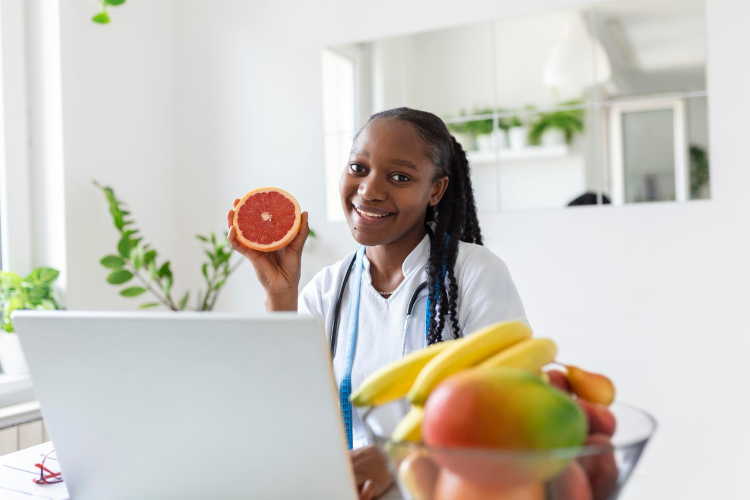
#> input picture src/staticfiles/img/damefruits.jpg, 1500 x 1000 px (shown at 1/2 size); its folder holds 4 pictures in this run
$ python compresser.py
#> lines starting #> are read from the running program, lines starting #| are printed output that depends on the picture
from pathlib import Path
from PIL import Image

dossier = Path("websites/static/img")
for f in dossier.iterdir():
    if f.suffix.lower() not in (".jpg", ".jpeg", ".png"):
        continue
    avant = f.stat().st_size // 1024
    img = Image.open(f)
#> img is the input picture: PIL image 1500x1000 RGB; mean R, G, B 203.2, 199.1, 190.9
    taille_max = 256 if f.name == "logo.png" else 1200
    img.thumbnail((taille_max, taille_max))
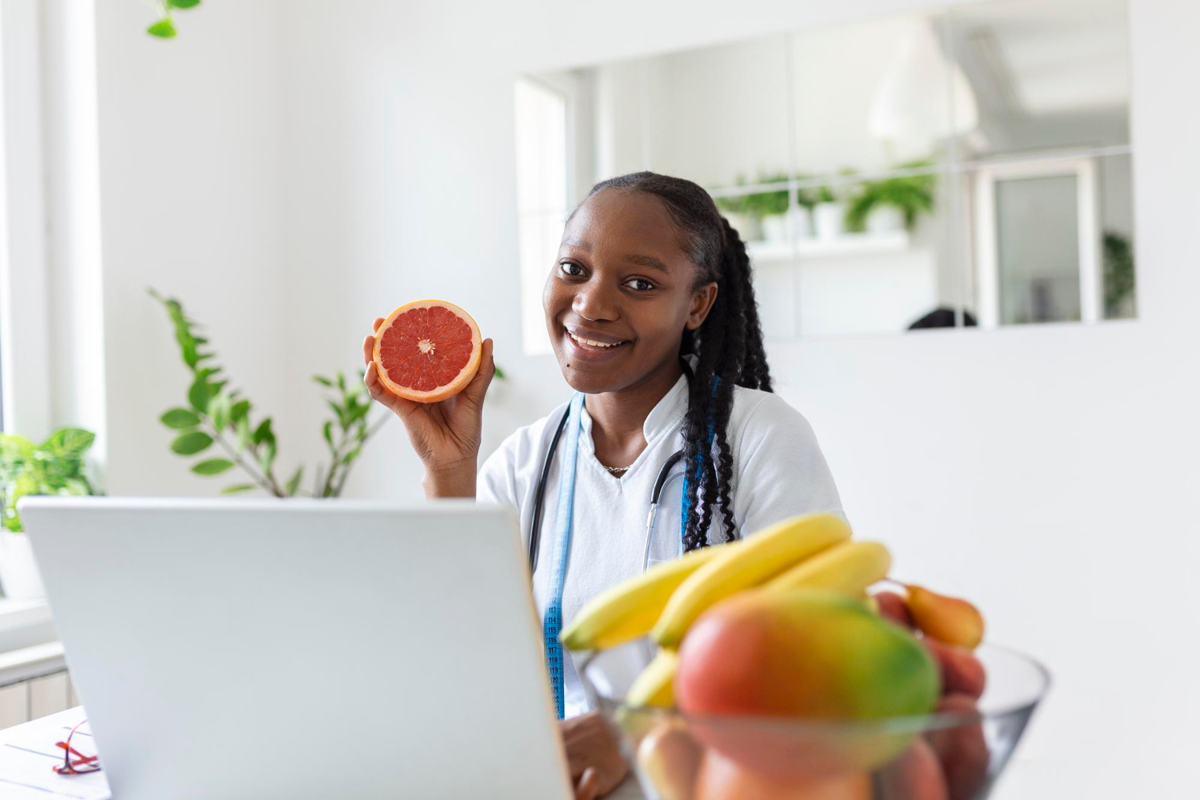
#> img: PIL image 1200x800 RGB; mean R, G, B 203.2, 199.1, 190.9
    if f.suffix.lower() == ".png":
        img.save(f, optimize=True)
    else:
        img.convert("RGB").save(f, quality=78, optimize=True, progressive=True)
    print(f"{f.name}: {avant} Ko -> {f.stat().st_size // 1024} Ko")
#> pass 2 of the loop `for f in dossier.iterdir():`:
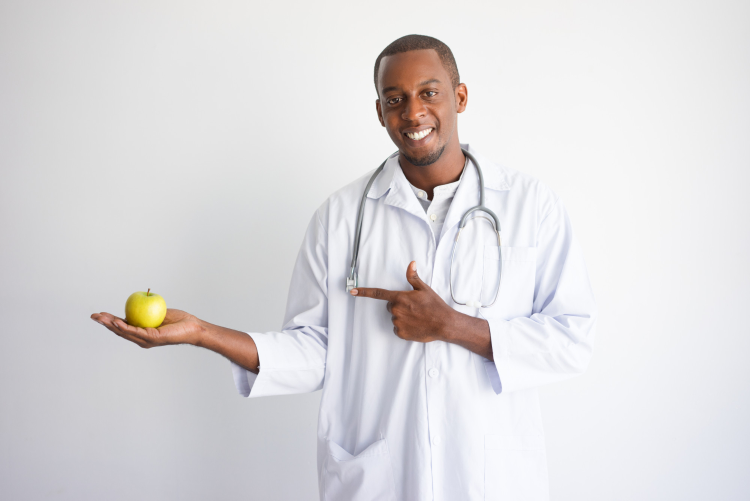
#> input picture src/staticfiles/img/docfruit.jpg, 1500 x 1001 px (shown at 1/2 size)
#> img is the input picture: PIL image 1500x1001 RGB; mean R, G, B 220.6, 218.4, 220.1
#> `img.thumbnail((taille_max, taille_max))`:
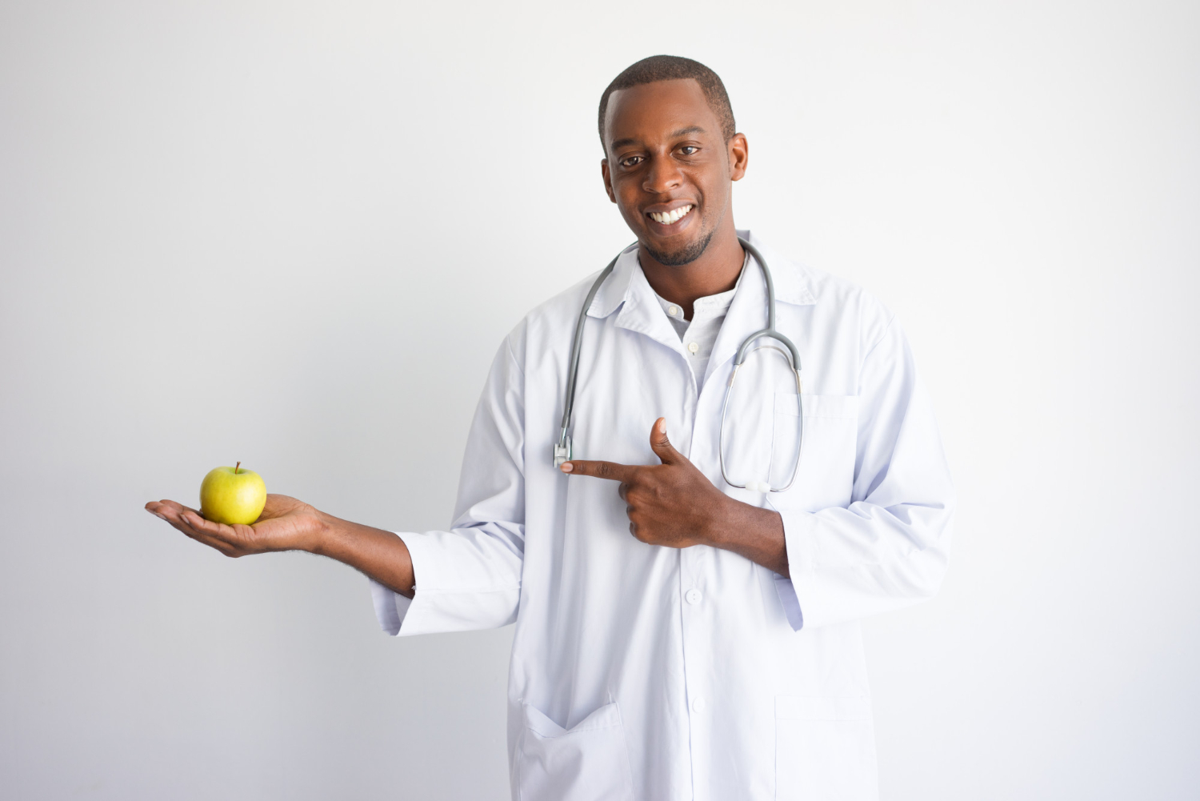
#> img: PIL image 1200x801 RGB; mean R, G, B 220.6, 218.4, 220.1
#> pass 3 of the loop `for f in dossier.iterdir():`:
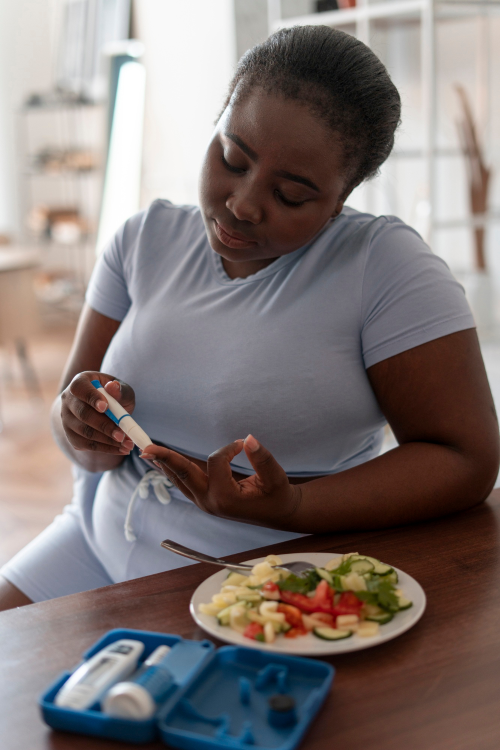
#> input picture src/staticfiles/img/femmesuivi.jpg, 1000 x 1500 px (shown at 1/2 size)
#> img is the input picture: PIL image 1000x1500 RGB; mean R, G, B 128.5, 118.8, 117.1
#> `img.thumbnail((taille_max, taille_max))`:
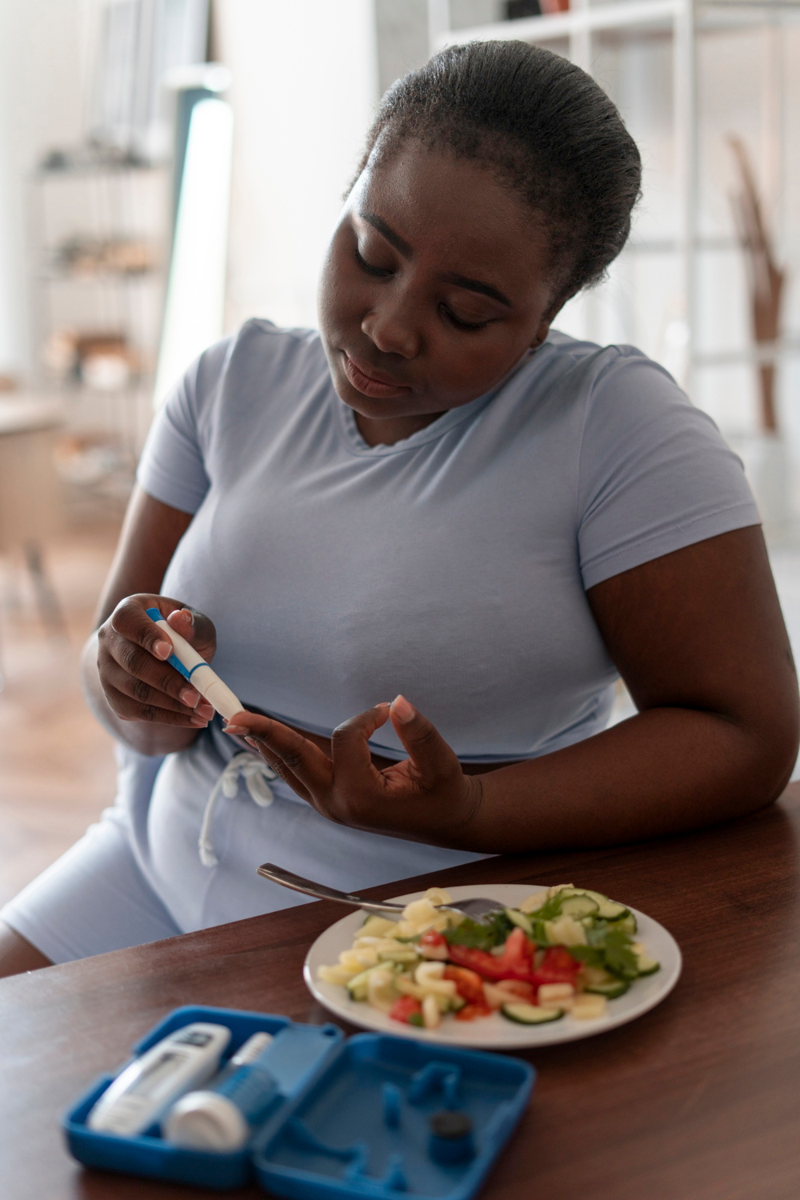
#> img: PIL image 800x1200 RGB; mean R, G, B 128.5, 118.8, 117.1
#> the loop made 4 passes; the first 3 are shown
